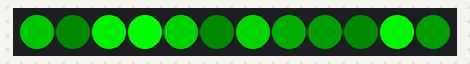
The sketch below on a simulated Arduino Uno, built with avr-gcc and run on an emulated ATmega328P. Parts: 12 RGB LEDs in strip order, left to right. What the sketch prints to the serial monitor is not drawn.

Above: at 0.7 s.
At 15.77 s:
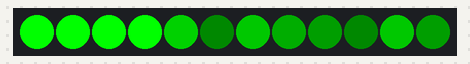
At 20.37 s:
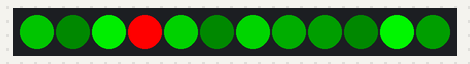
At 38.7 s:
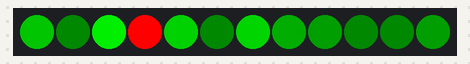

Measured:
- what the display in image 0 shows lasts 4.0 s, from 0.6 s to 4.6 s

The sketch:

intunewristtestanimation.ino
```cpp
#include <Adafruit_NeoPixel.h>
#ifdef __AVR__
  #include <avr/power.h>
#endif

#define PIN 6
#define NUM_LEDS 12

// Parameter 1 = number of pixels in strip
// Parameter 2 = Arduino pin number (most are valid)
// Parameter 3 = pixel type flags, add together as needed:
//   NEO_KHZ800  800 KHz bitstream (most NeoPixel products w/WS2812 LEDs)
//   NEO_KHZ400  400 KHz (classic 'v1' (not v2) FLORA pixels, WS2811 drivers)
//   NEO_GRB     Pixels are wired for GRB bitstream (most NeoPixel products)
//   NEO_RGB     Pixels are wired for RGB bitstream (v1 FLORA pixels, not v2)
Adafruit_NeoPixel strip = Adafruit_NeoPixel(NUM_LEDS, PIN, NEO_GRB + NEO_KHZ800);

// IMPORTANT: To reduce NeoPixel burnout risk, add 1000 uF capacitor across
// pixel power leads, add 300 - 500 Ohm resistor on first pixel's data input
// and minimize distance between Arduino and first pixel.  Avoid connecting
// on a live circuit...if you must, connect GND first.

void setup() {
  // This is for Trinket 5V 16MHz, you can remove these three lines if you are not using a Trinket
  #if defined (__AVR_ATtiny85__)
    if (F_CPU == 16000000) clock_prescale_set(clock_div_1);
  #endif
  // End of trinket special code


    Serial.begin(9600);

  Serial.println(" test ");
  Serial.println("\n");


  strip.begin();
  strip.show(); // Initialize all pixels to 'off'
}

void loop() {
   // Some example procedures showing how to display to the pixels:
   // colorWipe(strip.Color(255, 0, 0), 50); // Red
   // colorWipe(strip.Color(0, 0, 255), 50); // Blue

   colorWipe(strip.Color(0, 255, 0), 50); // Blue

    set1();
    strip.show();
    delay(4000);

    set2_ron();
   strip.show();
   delay(300);

    set2_roff();
    strip.show();
    delay(300);

    set2_ron();
   strip.show();
   delay(300);

    set2_roff();
    strip.show();
    delay(300);

        set2_ron();
   strip.show();
   delay(300);

    set2_roff();
    strip.show();
    delay(300);

        set2_ron();
   strip.show();
   delay(300);

    set2_roff();
    strip.show();
    delay(300);

        set2_ron();
   strip.show();
   delay(300);

    set2_roff();
    strip.show();
    delay(300);

   set3();
    strip.show();
   delay(4000);

   set4();
    strip.show();
   delay(4000);
}

// Fill the dots one after the other with a color
void colorWipe(uint32_t c, uint8_t wait) {
  for(uint16_t i=0; i<strip.numPixels(); i++) {
    strip.setPixelColor(i, c);
    strip.show();
    delay(wait);
  }
}

void set1(){
   strip.setPixelColor(0, strip.Color(0, 95, 0));
   strip.setPixelColor(1, strip.Color(0, 10, 0));
   strip.setPixelColor(2, strip.Color(0, 200, 0));
   strip.setPixelColor(3, strip.Color(0, 255, 0));
   strip.setPixelColor(4, strip.Color(0, 120, 0));
   strip.setPixelColor(5, strip.Color(0, 10, 0));
   strip.setPixelColor(6, strip.Color(0, 130, 0));
   strip.setPixelColor(7, strip.Color(0, 50, 0));
   strip.setPixelColor(8, strip.Color(0, 30, 0));
   strip.setPixelColor(9, strip.Color(0, 10, 0));
   strip.setPixelColor(10, strip.Color(0, 225, 0));
   strip.setPixelColor(11, strip.Color(0, 30, 0));
}

void set2_ron(){
   strip.setPixelColor(0, strip.Color(0, 95, 0));
   strip.setPixelColor(1, strip.Color(0, 10, 0));
   strip.setPixelColor(2, strip.Color(0, 200, 0));
   strip.setPixelColor(3, strip.Color(255, 0, 0));
   strip.setPixelColor(4, strip.Color(0, 120, 0));
   strip.setPixelColor(5, strip.Color(0, 10, 0));
   strip.setPixelColor(6, strip.Color(0, 130, 0));
   strip.setPixelColor(7, strip.Color(0, 50, 0));
   strip.setPixelColor(8, strip.Color(0, 30, 0));
   strip.setPixelColor(9, strip.Color(0, 10, 0));
   strip.setPixelColor(10, strip.Color(0, 225, 0));
   strip.setPixelColor(11, strip.Color(0, 30, 0));
}

void set2_roff(){
   strip.setPixelColor(0, strip.Color(0, 95, 0));
   strip.setPixelColor(1, strip.Color(0, 10, 0));
   strip.setPixelColor(2, strip.Color(0, 200, 0));
   strip.setPixelColor(3, strip.Color(255, 0, 0));
   strip.setPixelColor(4, strip.Color(0, 120, 0));
   strip.setPixelColor(5, strip.Color(0, 10, 0));
   strip.setPixelColor(6, strip.Color(0, 130, 0));
   strip.setPixelColor(7, strip.Color(0, 50, 0));
   strip.setPixelColor(8, strip.Color(0, 30, 0));
   strip.setPixelColor(9, strip.Color(0, 10, 0));
   strip.setPixelColor(10, strip.Color(0, 10, 0));
   strip.setPixelColor(11, strip.Color(0, 30, 0));
}

void set3(){
   strip.setPixelColor(0, strip.Color(0, 95, 0));
   strip.setPixelColor(1, strip.Color(0, 10, 0));
   strip.setPixelColor(2, strip.Color(0, 200, 0));
   strip.setPixelColor(3, strip.Color(0, 255, 0));
   strip.setPixelColor(4, strip.Color(0, 120, 0));
   strip.setPixelColor(5, strip.Color(0, 10, 0));
   strip.setPixelColor(6, strip.Color(0, 100, 0));
   strip.setPixelColor(7, strip.Color(0, 50, 0));
   strip.setPixelColor(8, strip.Color(0, 30, 0));
   strip.setPixelColor(9, strip.Color(0, 10, 0));
   strip.setPixelColor(10, strip.Color(0, 100, 0));
   strip.setPixelColor(11, strip.Color(0, 30, 0));
}

void set4(){
   strip.setPixelColor(0, strip.Color(0, 95, 0));
   strip.setPixelColor(1, strip.Color(0, 10, 0));
   strip.setPixelColor(2, strip.Color(0, 50, 0));
   strip.setPixelColor(3, strip.Color(0, 255, 0));
   strip.setPixelColor(4, strip.Color(0, 120, 0));
   strip.setPixelColor(5, strip.Color(0, 10, 0));
   strip.setPixelColor(6, strip.Color(0, 100, 0));
   strip.setPixelColor(7, strip.Color(0, 50, 0));
   strip.setPixelColor(8, strip.Color(0, 30, 0));
   strip.setPixelColor(9, strip.Color(0, 10, 0));
   strip.setPixelColor(10, strip.Color(0, 100, 0));
   strip.setPixelColor(11, strip.Color(0, 30, 0));
}
```
